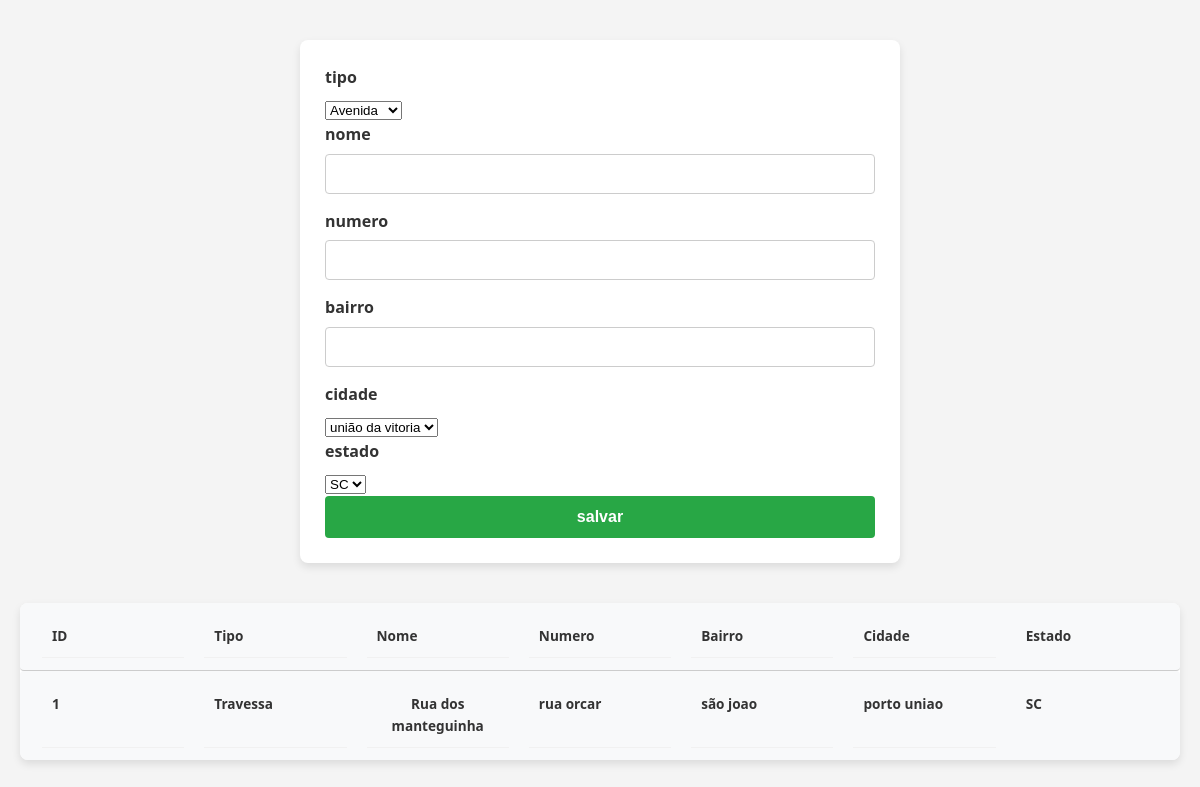
/aula1010.php, run on the app's committed database.
### tables this page shows
CREATE TABLE `endereco` (
  `id` int(11) NOT NULL,
  `tipo` varchar(67) DEFAULT NULL,
  `nome` varchar(67) DEFAULT NULL,
  `numero` varchar(67) DEFAULT NULL,
  `bairro` varchar(67) DEFAULT NULL,
  `cidade` varchar(67) DEFAULT NULL,
  `estado` varchar(67) DEFAULT NULL
);

### aula1010.php (the view, shortened to what this page needs)
<!DOCTYPE html>
<html lang="en">
<head>
    <link rel="stylesheet" href="estilo2.css">
</head>
<body>
    <section>
        <div class="container">
            <form action="gravar_endereco.php" method="POST">
                <label for="tipo">tipo</label>
                <select name="tipo" id="">
                    <option value="avenida">Avenida</option>
                </select>
                <label for="nome">nome</label>
                <input type="text" name="nome" id="">
                <label for="numero">numero</label>
                <input type="number" name="numero" id="">
                <label for="bairro">bairro</label>
                <input type="text" name="bairro" id="">
                <label for="cidade">cidade</label>
                <select name="cidade" id="">
                    <option value="avenida">união da vitoria</option>
                </select>
                <label for="estado">estado</label>
                <select name="estado" id="">
                    <option value="avenida">SC</option>
                </select>
                <button type="submit">salvar</button>
                </form>
            </div>
    </section>
<section class="resultados">
        <div class="resultado">
            <?php
            include "conexao.php";
            $sql = "SELECT * FROM endereco";
            $stmt = $conexao->prepare($sql);
            $stmt->execute();
            if($stmt->rowCount()>0){
                echo"<div class='cabecalho'>";
                echo"<div class='cel_cabecalho'>ID</div>";
                echo"<div class='cel_cabecalho'>Tipo</div>";
                echo"<div class='cel_cabecalho'>Nome</div>";
                echo"<div class='cel_cabecalho'>Numero</div>";
                echo"<div class='cel_cabecalho'>Bairro</div>";
                echo"<div class='cel_cabecalho'>Cidade</div>";
                echo"<div class='cel_cabecalho'>Estado</div>";
                echo "</div>";
            while($linha = $stmt->fetch(PDO::FETCH_ASSOC)){
                  echo"<div class='cabecalho'>";
                  echo"<div class='cel_cabecalho'>{$linha['id']}</div>";
                  echo"<div class='cel_cabecalho'>{$linha['tipo']}</div>";
                  echo"<div class='cel_cabecalho'>{$linha['nome']}</div>";
                  echo"<div class='cel_cabecalho'>{$linha['numero']}</div>";
                  echo"<div class='cel_cabecalho'>{$linha['bairro']}</div>";
                  echo"<div class='cel_cabecalho'>{$linha['cidade']}</div>";
                  echo"<div class='cel_cabecalho'>{$linha['estado']}</div>";
                   echo "</div>";
            }
        }else{
                echo"<p>nao tem registro</p>";
            }
            ?>
            </section>
</body>
</html>

### estilo2.css (style rules this page uses)
* { margin: 0; padding: 0; box-sizing: border-box; }
:root { --primary-color: #007bff; --primary-hover: #0069d9; --success-color: #28a745; --success-hover: #218838; --warning-color: #ffc107; --warning-hover: #e0a800; --background-color: #f4f4f4; --text-color: #333; --border-color: #ccc; --shadow: 0 4px 8px rgba(0, 0, 0, 0.1); --radius: 8px; --transition: all 0.2s ease-in-out; }
body { font-family: "Segoe UI", Arial, sans-serif; background-color: var(--background-color); color: var(--text-color); line-height: 1.6; padding: 20px; }
.container { width: 100%; max-width: 600px; margin: 20px auto; padding: 25px; background-color: #fff; border-radius: var(--radius); box-shadow: var(--shadow); }
label { font-weight: 600; display: block; margin-bottom: 6px; color: var(--text-color); }
input[type="text"], input[type="number"] { width: 100%; padding: 10px 12px; border: 1px solid var(--border-color); border-radius: 4px; margin-bottom: 15px; font-size: 1rem; transition: var(--transition); }
button[type="submit"] { width: 100%; padding: 12px; background-color: var(--success-color); color: #fff; border: none; border-radius: 4px; font-size: 1rem; font-weight: 600; cursor: pointer; transition: var(--transition); }
button { padding: 6px 12px; border: none; background-color: var(--warning-color); color: #fff; font-size: 0.85rem; cursor: pointer; border-radius: 4px; transition: var(--transition); }
.resultados { margin-top: 40px; }
.cabecalho { display: flex; justify-content: space-between; background-color: var(--primary-color); color: #fff; font-size: 0.9rem; font-weight: bold; padding: 12px; border-radius: 4px; text-align: center; }
.cel_cabecalho { flex: 1; }
.resultado { background-color: #fff; margin-top: 10px; border-radius: var(--radius); overflow: hidden; box-shadow: var(--shadow); }
.resultado .cabecalho { background-color: #f8f9fa; font-size: 0.85rem; color: var(--text-color); border-bottom: 1px solid var(--border-color); }
.resultado .cabecalho div { flex: 1; text-align: center; padding: 10px; }
.resultado div { display: flex; justify-content: space-between; padding: 12px; border-bottom: 1px solid #f1f1f1; }
.resultado div:last-child { border-bottom: none; }

### aula1010.php (style rules this page uses)
.cabecalho { display:flex; padding:20px; }
.cel_cabecalho { width:auto; margin-left:10px; margin-right:10px; }

### data on the page
endereco: id "1", tipo "Travessa", nome "Rua dos manteguinha", numero "rua orcar", bairro "são joao", cidade "porto uniao", estado "SC"
